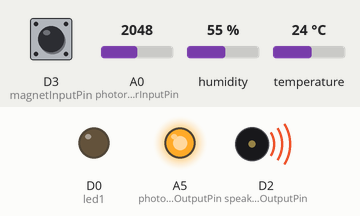
A sketch run on a simulated Particle Photon. Parts: output pins drawn as LEDs (lit = HIGH), buzzer (waves = sounding). The inputs (shaded band) are chosen by the test bench; at power-on: D3 (magnetInputPin) HIGH, A0 (photoresistorInputPin) = 2048, humidity 55 %, temperature 24 °C.

Above: at 1.3 s.
At 5.22 s:
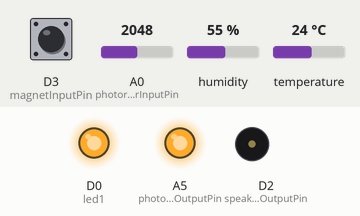
At 8.5 s:
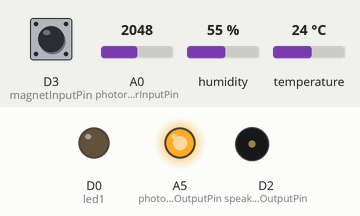
Timing chart, 0 to 13.3 s (numbered marks = the images above):
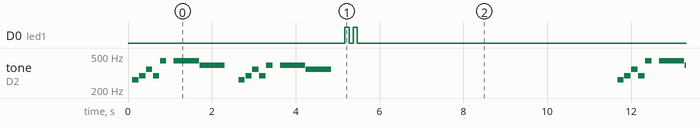

The sketch:

smart_door.ino
```cpp
#include <Adafruit_DHT.h>
#define DHTPIN D1    // what pin we're connected to
#define DHTTYPE DHT11		// DHT 22 (AM2302)3

/* humidity function*/
DHT dht(DHTPIN, DHTTYPE);

/********************************************************PIN CONFIGURATIONS********************************************************/
//temparature
const int temperatureInputPin = A2;
//light level
const int photoresistorInputPin = A0;
const int photoresistorOutputPin = A5;

//magnet sensoure
const int magnetInputPin = D3; // magnet part is connected to D3

//led light
const int led1 = D0;
//sound
const int speakerOutputPin = D2;

/********************************************************PARTICLE CLOUD VARIABLE********************************************************/

double temperature = 0.0; //temperature
double humidity = 0.0; //humidity
int lightLevel=0; //light Level
String doorLock = "UNKNOWN"; //door lock

/********************************************************PARTICLE CLOUD FUNCTIONS********************************************************/

/********************************************************PARTICLE CLOUD EVENTS********************************************************/

/********************************************************Local VARIABLE********************************************************/
// magnet sensor
int magnetValState=0;
//melody
const int songLength = 18;
char notes[] = "cdfda ag cdfdg gf ";
int beats[] = {1,1,1,1,1,1,4,4,2,1,1,1,1,1,1,4,4,2};
int tempo = 150;

void setup() {

    //temparature
    pinMode(temperatureInputPin,INPUT);

    //light level
    pinMode(photoresistorInputPin,INPUT);
    pinMode(photoresistorOutputPin,OUTPUT);
    digitalWrite(photoresistorOutputPin,HIGH);

    //magnetic switch door lock
    pinMode(magnetInputPin, INPUT_PULLUP);

    //led light
    pinMode(led1, OUTPUT);

   //sound
    pinMode(speakerOutputPin, OUTPUT);

    //start reading temparature & humidity
    dht.begin();

    //particle cloud variable
    Particle.variable("temparature", &temperature, DOUBLE);
    Particle.variable("humidity", &humidity, DOUBLE);
    Particle.variable("lightLevel", &lightLevel, INT);
    Particle.variable("doorLock", &doorLock, STRING);

    //particle cloud function
    Particle.function("led",ledToggle); //on or off led light
    Particle.function("playMelody",playMelody); //play sound

    //switch off led
    digitalWrite(led1, LOW);

}

void loop() {

    //read & publish temperature & humidity sensor data
    float h = dht.getHumidity();
    humidity=(double)h;

    float t = dht.getTempCelcius();
    temperature=(double)t;

    Particle.publish("temperature",String(temperature),60,PRIVATE);
    Particle.publish("humidity",String(humidity),60,PRIVATE);

    //read & publish light level from photoresistor
    lightLevel = analogRead(photoresistorInputPin);
    Particle.publish("lightLevel",String(lightLevel)+" Flux",60,PRIVATE);

    //read & publish magnetic door sensor data
    magnetValState = digitalRead(magnetInputPin);

    if(magnetValState == HIGH){// Was motion detected

        doorLock="OPEN";
        Particle.publish("doorLock","OPEN",60,PRIVATE);
        playSound();
     }
    else
    {
        doorLock="CLOSE";
        Particle.publish("doorLock","CLOSE",60,PRIVATE);
    }

    //flash & delay
    flashLight(led1);
    delay(6000);

}

//particle function to play melody
int playMelody(String command){
    playSound();
    return 0;
}

//particle cloud function ,retur 1 if light ON, return 0 if light OFF
int ledToggle(String command) {
    if (command=="on") {
        digitalWrite(led1,HIGH);
        return 1;
    }
    else if (command=="off") {
        digitalWrite(led1,LOW);
        return 0;
    }
    else {
        return -1;
    }
}

//falsh light
void flashLight(int boardLed){
  digitalWrite(boardLed,HIGH);
  delay(100);
  digitalWrite(boardLed,LOW);
  delay(100);
  digitalWrite(boardLed,HIGH);
  delay(100);
  digitalWrite(boardLed,LOW);
  delay(100);

}

//play sound
void playSound(){
    // We only want to play the song once, so we'll put it in the setup loop
  int i, duration;

  for (i = 0; i < songLength; i++) // step through the song arrays
  {
    duration = beats[i] * tempo;  // length of note/rest in ms

    if (notes[i] == ' ')          // is this a rest?
    {
      delay(duration);            // then pause for a moment
    }
    else                          // otherwise, play the note
    {
      tone(speakerOutputPin, frequency(notes[i]), duration);
      delay(duration);            // wait for tone to finish
    }
    delay(tempo/10);              // brief pause between notes
  }
}

//frequency for melody
int frequency(char note)
{
  // This function takes a note character (a-g), and returns the
  // corresponding frequency in Hz for the tone() function.

  int i;
  const int numNotes = 8;  // number of notes we're storing

  // The following arrays hold the note characters and their
  // corresponding frequencies. The last "C" note is uppercase
  // to separate it from the first lowercase "c". If you want to
  // add more notes, you'll need to use unique characters.

  // For the "char" (character) type, we put single characters
  // in single quotes.

  char names[] = { 'c', 'd', 'e', 'f', 'g', 'a', 'b', 'C' };
  int frequencies[] = {262, 294, 330, 349, 392, 440, 494, 523};

  // Now we'll search through the letters in the array, and if
  // we find it, we'll return the frequency for that note.

  for (i = 0; i < numNotes; i++)  // Step through the notes
  {
    if (names[i] == note)         // Is this the one?
    {
      return(frequencies[i]);     // Yes! Return the frequency
    }
  }
  return(0);  // We looked through everything and didn't find it,
              // but we still need to return a value, so return 0.
}
```

Measured:
- by itself, D0 (led1): repeats every 11.6 s: LOW 0.10 s, HIGH 0.10 s, LOW 11.3 s, HIGH 0.10 s
- by itself, tone on D2 (speakerOutputPin): plays 262 Hz for 0.15 s, 294 Hz for 0.15 s, 349 Hz for 0.15 s, 294 Hz for 0.15 s, 440 Hz for 0.15 s, 440 Hz for 0.60 s … (162 notes in this stretch)
